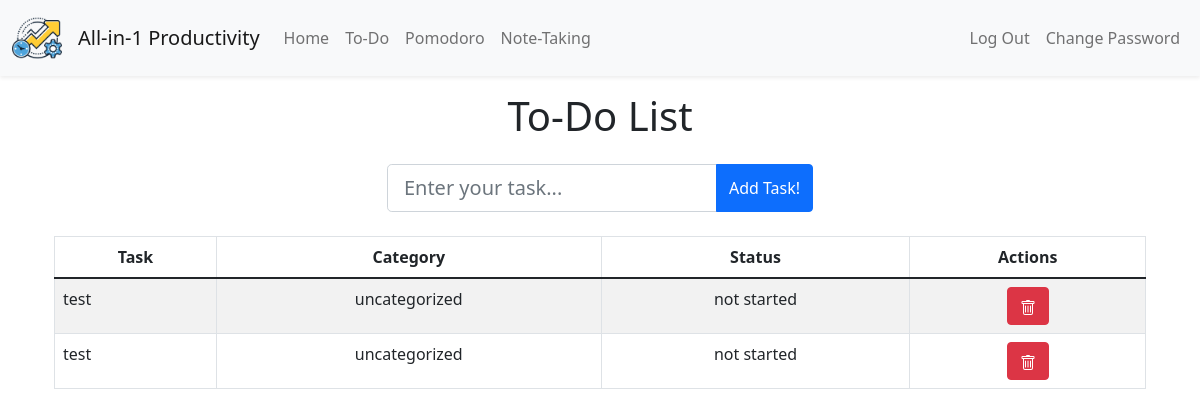
The app's page /to_do (signed in) with its own data.
### tables this page shows
CREATE TABLE 'todo' (id INTEGER PRIMARY KEY AUTOINCREMENT NOT NULL, todo TEXT NOT NULL, category TEXT NOT NULL DEFAULT 'uncategorized', status TEXT NOT NULL DEFAULT 'not started', user_id INTEGER, FOREIGN KEY (user_id) REFERENCES users(id));

### app.py (the view)
@app.route('/to_do', methods=["GET"])
def to_do():
    tasks = db.execute("SELECT * FROM todo WHERE user_id = ?", session["user_id"])
    return render_template("to_do.html", tasks=tasks)

### app.py (called while the page is built)
@app.after_request
def after_request(response):
    response.headers["Cache-Control"] = "no-cache, no-store, must-revalidate"
    response.headers["Expires"] = 0
    response.headers["Pragma"] = "no-cache"
    return response

### templates/to_do.html (shortened to what this page needs)
{% extends "layout.html" %}
{% block main %}
<section class="to-do-container container d-flex flex-column align-items-center justify-content-center">
  <h1 class="text-center mb-4">To-Do List</h1>
    <form action="/add_task" method="POST" class="mb-4">
      <div class="input-group">
        <input type="text" class="form-control form-control-lg" placeholder="Enter your task..." name="task">
        <button type="submit" class="btn btn-primary">Add Task!</button>
      </div>
    </form>
  <table class="table table-striped table-bordered">
    <thead>
      <tr>
        <th class="text-center">Task</th>
        <th class="text-center">Category</th>
        <th class="text-center">Status</th>
        <th class="text-center">Actions</th>
      </tr>
    </thead>
    <tbody>
      {% if not tasks %}
        <tr>
          <td class="text-center" colspan="4">
            Let's get productive! Add some tasks to get started.
          </td>
        </tr>
      {% else %}
        {% for row in tasks %}
          <tr>
            <td class="text-start">{{ row.todo }}</td>
            <td class="text-center">
              {{ row.category }}
            </td>
            <td class="text-center">
              {% if row.status == "completed" %}
                <span class="badge bg-success">Completed</span>
              {% elif row.status == "pending" %}
                <span class="badge bg-warning">Pending</span>
              {% else %}
                {{ row.status }}
              {% endif %}
            </td>
          <td class="text-center">
            <form action="/del_task" method="POST">
              <button type="submit" class="btn btn-danger" onclick="return confirm('Are you sure you want to delete this task?')">
              </button>
            </form>
          </td>
          </tr>
        {% endfor %}
      {% endif %}
    </tbody>
  </table>
</section>
{% endblock %}

### records on screen
todo: todo "test", category "uncategorized", status "not started"
todo: todo "test", category "uncategorized", status "not started"
